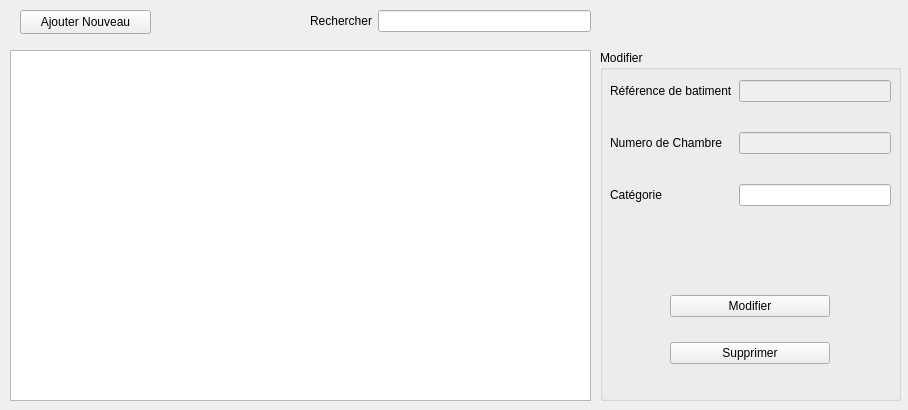
<?xml version="1.0" encoding="UTF-8"?>
<ui version="4.0">
 <class>ChambreCrud</class>
 <widget class="QWidget" name="ChambreCrud">
  <property name="geometry">
   <rect>
    <x>0</x>
    <y>0</y>
    <width>908</width>
    <height>410</height>
   </rect>
  </property>
  <property name="windowTitle">
   <string>Form</string>
  </property>
  <widget class="QWidget" name="formLayoutWidget_2">
   <property name="geometry">
    <rect>
     <x>310</x>
     <y>10</y>
     <width>281</width>
     <height>31</height>
    </rect>
   </property>
   <layout class="QFormLayout" name="formLayout_3">
    <item row="0" column="1">
     <widget class="QLineEdit" name="searchInput"/>
    </item>
    <item row="0" column="0">
     <widget class="QLabel" name="label_6">
      <property name="text">
       <string>Rechercher</string>
      </property>
     </widget>
    </item>
   </layout>
  </widget>
  <widget class="QPushButton" name="ajoutButton">
   <property name="geometry">
    <rect>
     <x>20</x>
     <y>10</y>
     <width>131</width>
     <height>24</height>
    </rect>
   </property>
   <property name="text">
    <string>Ajouter Nouveau</string>
   </property>
  </widget>
  <widget class="QGroupBox" name="modifierBox">
   <property name="enabled">
    <bool>true</bool>
   </property>
   <property name="geometry">
    <rect>
     <x>600</x>
     <y>50</y>
     <width>301</width>
     <height>351</height>
    </rect>
   </property>
   <property name="title">
    <string>Modifier</string>
   </property>
   <widget class="QWidget" name="formLayoutWidget">
    <property name="geometry">
     <rect>
      <x>10</x>
      <y>30</y>
      <width>281</width>
      <height>188</height>
     </rect>
    </property>
    <layout class="QFormLayout" name="formLayout">
     <property name="verticalSpacing">
      <number>30</number>
     </property>
     <item row="0" column="0">
      <widget class="QLabel" name="label_4">
       <property name="text">
        <string>Référence de batiment</string>
       </property>
      </widget>
     </item>
     <item row="0" column="1">
      <widget class="QLineEdit" name="RefBat">
       <property name="enabled">
        <bool>false</bool>
       </property>
      </widget>
     </item>
     <item row="1" column="0">
      <widget class="QLabel" name="label">
       <property name="text">
        <string>Numero de Chambre</string>
       </property>
      </widget>
     </item>
     <item row="1" column="1">
      <widget class="QLineEdit" name="NumChambre">
       <property name="enabled">
        <bool>false</bool>
       </property>
      </widget>
     </item>
     <item row="2" column="0">
      <widget class="QLabel" name="label_3">
       <property name="text">
        <string>Catégorie</string>
       </property>
      </widget>
     </item>
     <item row="2" column="1">
      <widget class="QLineEdit" name="Categorie"/>
     </item>
    </layout>
   </widget>
   <widget class="QWidget" name="verticalLayoutWidget">
    <property name="geometry">
     <rect>
      <x>70</x>
      <y>230</y>
      <width>160</width>
      <height>101</height>
     </rect>
    </property>
    <layout class="QVBoxLayout" name="verticalLayout">
     <property name="spacing">
      <number>10</number>
     </property>
     <item>
      <widget class="QPushButton" name="modifierButton">
       <property name="text">
        <string>Modifier</string>
       </property>
      </widget>
     </item>
     <item>
      <widget class="QPushButton" name="supprimerButton">
       <property name="text">
        <string>Supprimer</string>
       </property>
      </widget>
     </item>
    </layout>
   </widget>
  </widget>
  <widget class="QTableView" name="tableChambre">
   <property name="geometry">
    <rect>
     <x>10</x>
     <y>50</y>
     <width>581</width>
     <height>351</height>
    </rect>
   </property>
   <property name="styleSheet">
    <string notr="true"/>
   </property>
   <property name="selectionMode">
    <enum>QAbstractItemView::SingleSelection</enum>
   </property>
   <property name="selectionBehavior">
    <enum>QAbstractItemView::SelectRows</enum>
   </property>
   <property name="sortingEnabled">
    <bool>true</bool>
   </property>
   <attribute name="horizontalHeaderShowSortIndicator" stdset="0">
    <bool>true</bool>
   </attribute>
   <attribute name="verticalHeaderVisible">
    <bool>false</bool>
   </attribute>
  </widget>
 </widget>
 <resources/>
 <connections/>
</ui>
